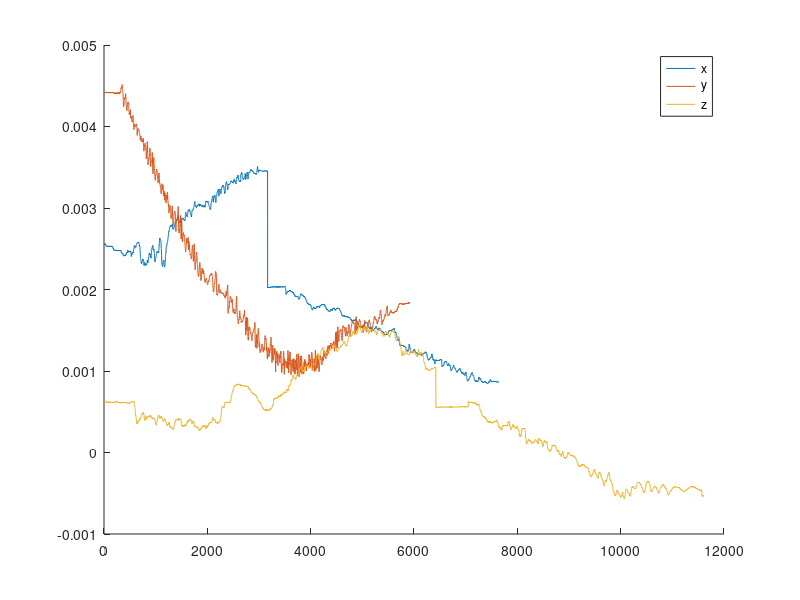
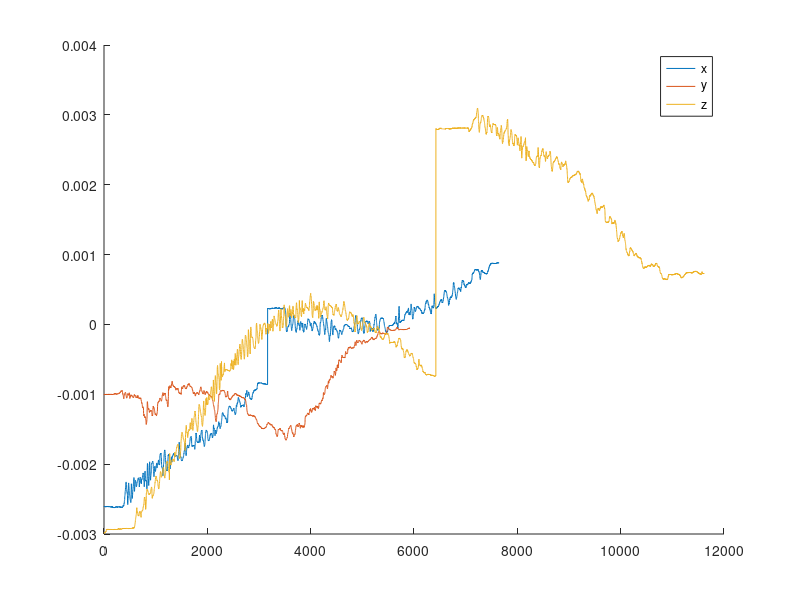
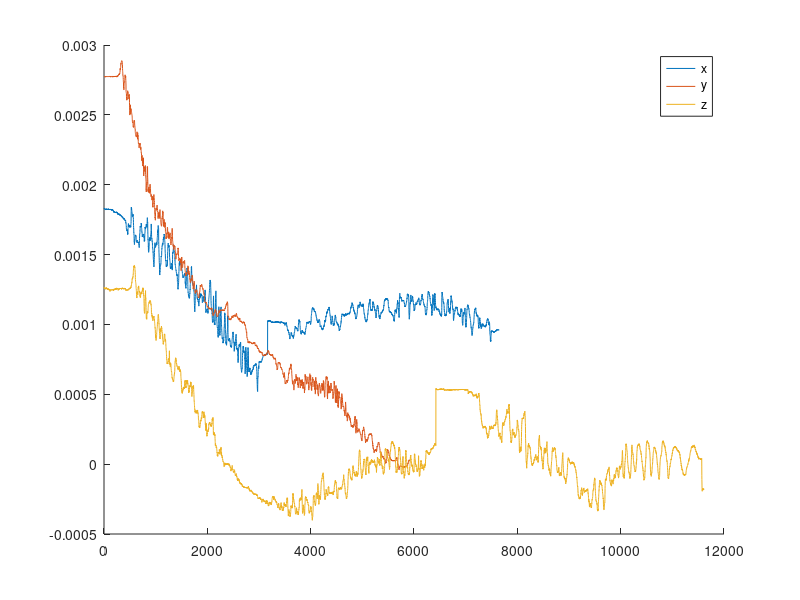

The MATLAB source for these figures, in order:
d1 = load("x_out_1.txt");
d2 = load("x_out_2.txt");
d3 = load("x_out_3.txt");

close all
d1_true = [-0.65, 0.0, 0.064];
d2_true = [0.0, 0.45, 0.064];
d3_true = [0.675, 0, 0.064];

for i=1:3
    figure
    hold on
    plot (d1(:,i) - d1_true(i))
    plot (d2(:,i) - d2_true(i))
    plot (d3(:,i) - d3_true(i))
    legend('x','y','z')
end
%legend('x1','x2','x3','y1','y2','y3','z1','z2','z3')

% -0.00113419  -0.00316993  0.000600501  -0.00200384  0.000897991  -0.00657346 -2.02488e-12
%in deg:   -0.0649845    -0.181624    0.0344062    -0.114812    0.0514511    -0.376632 -1.16017e-10